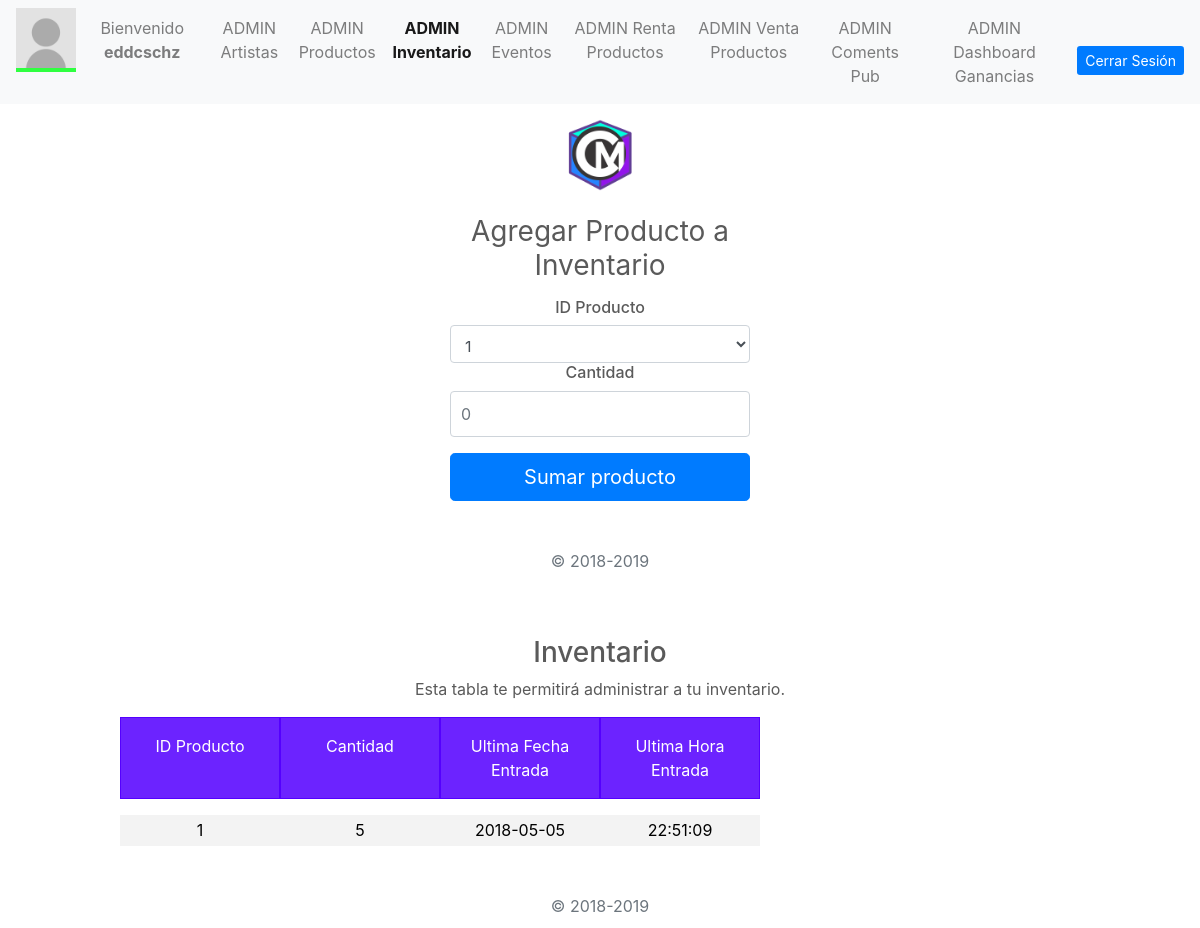
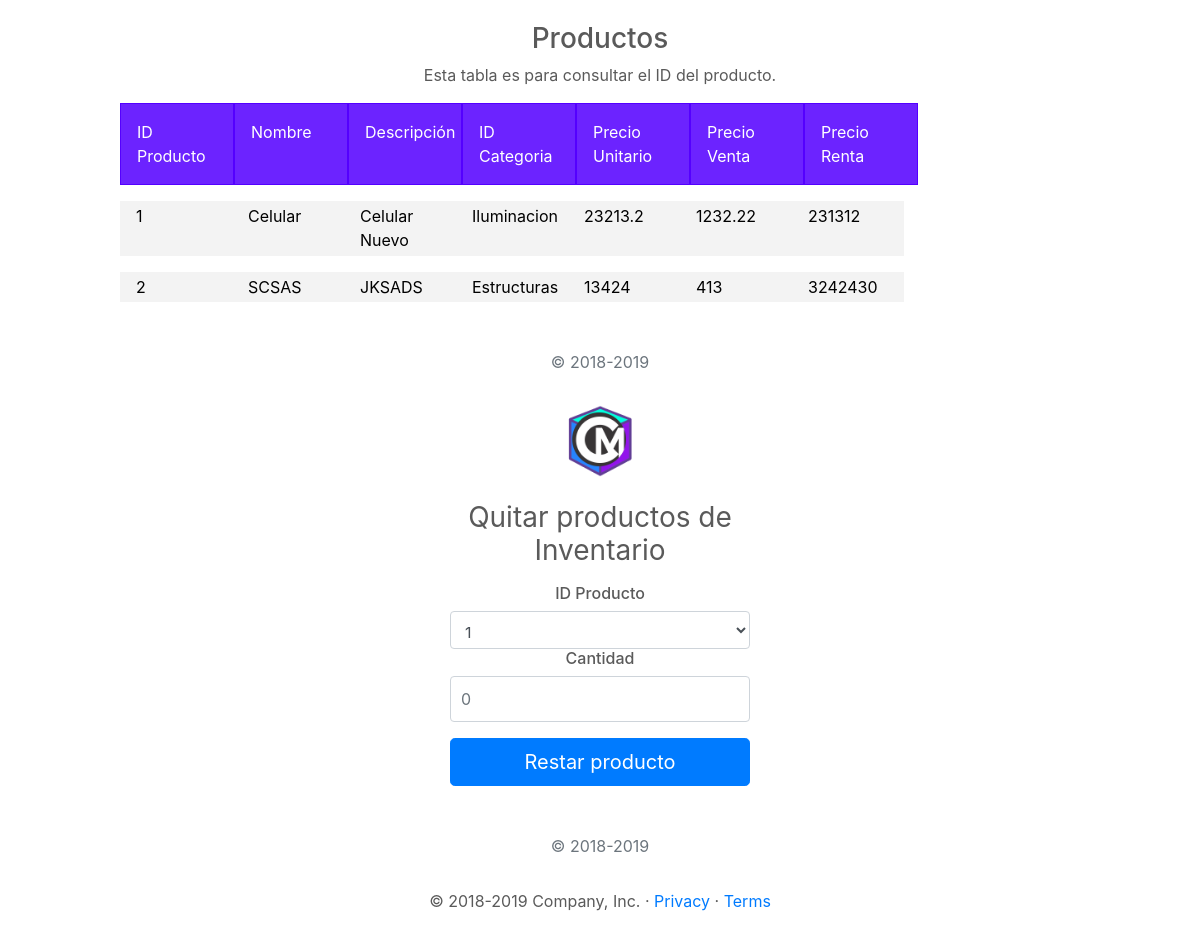
/UserAdmin/AdminInvent.php (signed in), run on the app's committed database (2 pictures, top to bottom).
### tables this page shows
CREATE TABLE `inventario` (
  `idProducto` int(11) NOT NULL,
  `cantidadExistencia` int(11) NOT NULL,
  `fechaEntrada` date NOT NULL,
  `horaEntrada` time NOT NULL
);

CREATE TABLE `producto` (
  `idProducto` int(11) NOT NULL,
  `nombre` varchar(100) NOT NULL,
  `descripcion` varchar(200) NOT NULL,
  `categoria` varchar(30) NOT NULL,
  `precioUnitario` float NOT NULL,
  `precioVenta` float NOT NULL,
  `precioRenta` float NOT NULL
);

### PHP/DBConexion.php (called while the page is built, shortened)
<?php
class User
{
    private $db;
    public function __construct($host, $port, $dbname, $dbuser, $password) {
        $dsn = "mysql:host=$host; dbname=$dbname;";
        try{
            $this->db = new PDO($dsn, $dbuser, $password);
            $this->db->setAttribute(PDO::ATTR_ERRMODE,PDO::ERRMODE_EXCEPTION);
        }
        catch(PDOException $ex)
        {
            echo 'Error en conexión con la conecion a la BD' . $ex.getMessage();
            die();
        }
    }
    public function consultProduct(){
        try {
            $sql = "SELECT * FROM `producto`";
            $products = $this->db->prepare($sql);
            $products->execute();
            $table = $products;
            return $table;
        }
        catch (PDOException $ex) {
            echo "Error al obtener la tabla de productos." . $ex->getMessage();
        }
    }
    public function consultInvent(){
        try {
            $sql = "SELECT * FROM `inventario`";
            $invents = $this->db->prepare($sql);
            $invents->execute();
            $table = $invents;
            return $table;
        }
        catch (PDOException $ex) {
            echo "Error al obtener la tabla de inventario." . $ex->getMessage();
        }
    }
}

### PHP/ConsultInvent.php (called while the page is built)
<?php
include 'DBconexion.php';
$consult = new User("localhost", "", "dbcirculomusical", "root", "");
$consultP = $consult->consultProduct();
$consultIDP =$consult->consultProduct();
$consultIDPR =$consult->consultProduct();
$consultI = $consult->consultInvent();
?>

### UserAdmin/AdminInvent.php (the view, shortened to what this page needs)
<?php
    include '../PHP/ConsultInvent.php';
?>
  <!doctype html>
  <html lang="en">
  <head>
    <link href="../bootstrap/dist/css/bootstrap.min.css" rel="stylesheet">
    <link href="adminStyle.css" rel="stylesheet">
    <link href="grid.css" rel="stylesheet">
  </head>
  <body class="text-center">
    <nav class="navbar navbar-expand-md navbar-light bg-light">
      <div class="collapse navbar-collapse" id="navbarCollapse">
        <ul class="navbar-nav mr-auto">
          <li>
            <img src="../resources/userImage.jpg">
          </li>
          <li class="nav-item">
            <p class="nav-link nameUser">
              <?php
                      echo "Bienvenido ". "<b>{$_SESSION['loginuser']}</b>";
                  ?>
            </p>
          </li>
          <li class="nav-item ">
            <a class="nav-link" href="../UserAdmin/AdminArtist.php">ADMIN Artistas</a>
          </li>
          <li class="nav-item">
            <a class="nav-link" href="../UserAdmin/AdminProducts.php">ADMIN Productos</a>
          </li>
          <li class="nav-item active font-weight-bold">
            <a class="nav-link" href="../UserAdmin/AdminInvent.php">ADMIN Inventario</a>
          </li>
          <li class="nav-item ">
            <a class="nav-link" href="../UserAdmin/AdminEvents.php">ADMIN Eventos</a>
          </li>
          <li class="nav-item ">
            <a class="nav-link" href="../UserAdmin/AdminRenta.php">ADMIN Renta Productos</a>
          </li>
          <li class="nav-item ">
            <a class="nav-link" href="../UserAdmin/AdminVenta.php">ADMIN Venta Productos</a>
          </li>
          <li class="nav-item ">
            <a class="nav-link" href="../UserAdmin/AdminComents.php">ADMIN Coments Pub</a>
          </li>
          <li class="nav-item ">
            <a class="nav-link" href="../UserAdmin/AdminDashboard.php">ADMIN Dashboard Ganancias</a>
          </li>
        </ul>
        <a class="btn btn-sm  btn-primary btnLogin" href="../PHP/DBCloseConexion.php">Cerrar Sesión</a>
      </div>
    </nav>
    <form class="form-signin" action="../PHP/InsertInvent.php" method="POST">
      <a href="../Cover/Cover.html">
        <img class="mb-4" src="../resources/iconCM.png" alt="" width="72" height="72">
      </a>
      <h1 class="h3 mb-3 font-weight-normal">Agregar Producto a Inventario</h1>
      <h6>ID Producto</h6>
      <select name="idProdInv" class="form-control" required autofocus>
        <?php
        while($d = $consultIDP->fetch(PDO::FETCH_ASSOC))
        {
          echo'<option value='.$d['idProducto'].'>'.$d['idProducto'] .' </option>';
        }
      ?>
      </select>
      <h6>Cantidad</h6>
      <input type="number" placeholder="0" min="0" id="cantInv" name="cantProdInv" class="form-control" required>
      <button class="btn btn-lg btn-primary btn-block" type="submit">Sumar producto</button>
      <p class="mt-5 mb-3 text-muted">&copy; 2018-2019</p>
    </form>
    <div class="table-consult">
      <h3>Inventario</h3>
      <p>Esta tabla te permitirá administrar a tu inventario.</p>
      <div class="row">
        <div class="col-md-2 headerTableA">ID Producto</div>
        <div class="col-md-2 headerTableA">Cantidad</div>
        <div class="col-md-2 headerTableA">Ultima Fecha Entrada</div>
        <div class="col-md-2 headerTableA">Ultima Hora Entrada</div>
      </div>
      <?php
        while($i = $consultI->fetch(PDO::FETCH_ASSOC))
        {
          echo '<div class="row"> <div class="col-md-2">'.$i['idProducto'].'</div> <div class="col-md-2">'.$i['cantidadExistencia'].'</div> <div class="col-md-2">'.$i['fechaEntrada'].'</div> <div class="col-md-2">'.$i['horaEntrada'].'</div> </div>';
        }
      ?>
        <p class="mt-5 mb-3 text-muted">&copy; 2018-2019</p>
    </div>
    <div class="table-consult">
      <h3>Productos</h3>
      <p>Esta tabla es para consultar el ID del producto.</p>
      <div class="row">
        <div class="col-1 headerTableA">ID Producto</div>
        <div class="col-1 headerTableA">Nombre</div>
        <div class="col-1 headerTableA">Descripción</div>
        <div class="col-1 headerTableA">ID Categoria</div>
        <div class="col-1 headerTableA">Precio Unitario</div>
        <div class="col-1 headerTableA">Precio Venta</div>
        <div class="col-1 headerTableA">Precio Renta</div>
      </div>
      <?php
        while($p = $consultP->fetch(PDO::FETCH_ASSOC))
        {
          echo '<div class="row"> <div class="col-1">'.$p['idProducto'].'</div> <div class="col-1">'.$p['nombre'].'</div> <div class="col-1">'.$p['descripcion'].'</div> <div class="col-1">'.$p['categoria'].'</div> <div class="col-1">'.$p['precioUnitario'].'</div> <div class="col-1">'.$p['precioVenta'].'</div> <div class="col-1">'.$p['precioRenta'].'</div> </div>';
        }
      ?>
        <p class="mt-5 mb-3 text-muted">&copy; 2018-2019</p>
    </div>
    <form class="form-signin" action="../PHP/UpdateInvent.php" method="POST">
      <a href="../Cover/Cover.html">
        <img class="mb-4" src="../resources/iconCM.png" alt="" width="72" height="72">
      </a>
      <h1 class="h3 mb-3 font-weight-normal">Quitar productos de Inventario </h1>
      <h6>ID Producto</h6>
      <select name="idProdRest" class="form-control" required autofocus>
        <?php
        while($pr = $consultIDPR->fetch(PDO::FETCH_ASSOC))
        {
          echo'<option value='.$pr['idProducto'].'>'.$pr['idProducto'] .' </option>';
        }
      ?>
      </select>
      <h6>Cantidad</h6>
      <input type="number" placeholder="0" min="0" id="cantProdRest" name="cantProdRest" class="form-control" required>
      <button class="btn btn-lg btn-primary btn-block" type="submit">Restar producto</button>
      <p class="mt-5 mb-3 text-muted">&copy; 2018-2019</p>
    </form>
    <main role="main">
      <footer class="container">
        <p>&copy; 2018-2019 Company, Inc. &middot;
          <a href="#">Privacy</a> &middot;
          <a href="#">Terms</a>
        </p>
      </footer>
    </main>
  </body>
  </html>

### UserAdmin/adminStyle.css (style rules this page uses)
.navbar img { height: 4rem; border-bottom: 0.3rem solid rgb(47, 255, 64); }
body { color: #5a5a5a; }
.nameUser { margin: 0 1rem; }
.btn { margin-top: 1rem; }
.btnSignup, .btnLogin { border: none; margin-left: 0.5rem; }
.form-signin { width: 100%; max-width: 330px; padding: 15px; margin: auto; }
.form-signin .form-control { position: relative; box-sizing: border-box; height: auto; padding: 10px; font-size: 16px; }

### UserAdmin/grid.css (style rules this page uses)
.table-consult { width: 100%; }
h3 { margin-top: 2rem; }
.row { width: 80%; margin: 0 auto; margin-bottom: 1rem; }
.col-1 { padding-left: 1rem; padding-right: 6rem; text-align: center; }
[class*="col-"] { color:white; padding-top: 0.2rem; padding-bottom: 0.2rem; background-color: rgba(230, 230, 230, 0.479); border: rgba(230, 230, 230, 0.479); color: black; }
.headerTableA { background-color: rgba(85, 0, 255, 0.863); border: 1px solid #5400FF; color:white; padding-top: 1rem; padding-bottom: 1rem; }

### data on the page
inventario: idProducto "1", cantidadExistencia "5", fechaEntrada "2018-05-05", horaEntrada "22:51:09"
producto: idProducto "1", nombre "Celular", descripcion "Celular Nuevo", categoria "Iluminacion", precioUnitario "23213.2", precioVenta "1232.22", precioRenta "231312"
producto: idProducto "2", nombre "SCSAS", descripcion "JKSADS", categoria "Estructuras", precioUnitario "13424", precioVenta "413", precioRenta "3242430"

### other printed values
$_SESSION['loginuser'] "eddcschz"
form field idProdInv "1"
form field idProdRest "1"
